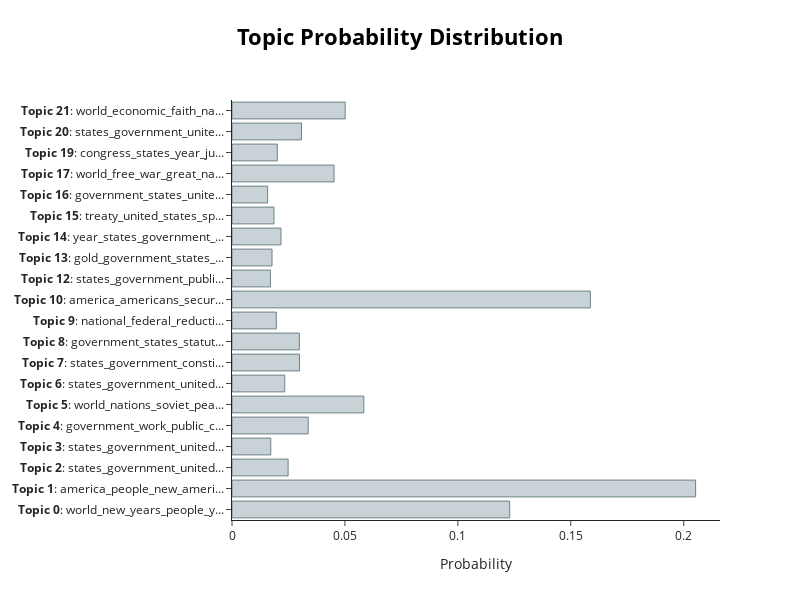

Notebook code cell kept with this figure:
### Markdown cell above
# Topic distribution for the 1st speech

### Code cell
topic_distr, topic_token_distr = topic_model.approximate_distribution(docs)
grph = topic_model.visualize_distribution(topic_distr[0])
grph

### Figure 1 — Plotly figure (JSON) as saved in the notebook; plotly's stock layout.template omitted (floating-point values rounded to 4 significant figures)
{"data": [{"marker": {"color": "#C8D2D7", "line": {"color": "#6E8484", "width": 1}}, "orientation": "h", "type": "bar", "x": [0.123, 0.2053, 0.02484, 0.01716, 0.03373, 0.05836, 0.02335, 0.02988, 0.02982, 0.01962, 0.1587, 0.01702, 0.01772, 0.02169, 0.0186, 0.01577, 0.04519, 0.02005, 0.03078, 0.05012], "y": ["<b>Topic 0</b>: world_new_years_people_y...", "<b>Topic 1</b>: america_people_new_ameri...", "<b>Topic 2</b>: states_government_united...", "<b>Topic 3</b>: states_government_united...", "<b>Topic 4</b>: government_work_public_c...", "<b>Topic 5</b>: world_nations_soviet_pea...", "<b>Topic 6</b>: states_government_united...", "<b>Topic 7</b>: states_government_consti...", "<b>Topic 8</b>: government_states_statut...", "<b>Topic 9</b>: national_federal_reducti...", "<b>Topic 10</b>: america_americans_secur...", "<b>Topic 12</b>: states_government_publi...", "<b>Topic 13</b>: gold_government_states_...", "<b>Topic 14</b>: year_states_government_...", "<b>Topic 15</b>: treaty_united_states_sp...", "<b>Topic 16</b>: government_states_unite...", "<b>Topic 17</b>: world_free_war_great_na...", "<b>Topic 19</b>: congress_states_year_ju...", "<b>Topic 20</b>: states_government_unite...", "<b>Topic 21</b>: world_economic_faith_na..."]}], "layout": {"height": 600, "hoverlabel": {"bgcolor": "white", "font": {"family": "Rockwell", "size": 16}}, "title": {"font": {"color": "Black", "size": 22}, "text": "<b>Topic Probability Distribution</b>", "x": 0.5, "xanchor": "center", "y": 0.95, "yanchor": "top"}, "width": 800, "xaxis": {"title": {"text": "Probability"}}}}
